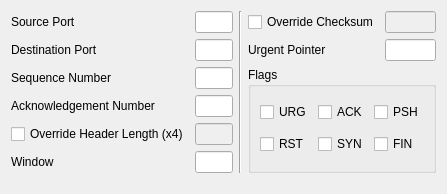
<ui version="4.0" >
 <class>tcp</class>
 <widget class="QWidget" name="tcp" >
  <property name="geometry" >
   <rect>
    <x>0</x>
    <y>0</y>
    <width>447</width>
    <height>194</height>
   </rect>
  </property>
  <property name="windowTitle" >
   <string>Form</string>
  </property>
  <layout class="QGridLayout" >
   <item row="0" column="0" >
    <widget class="QLabel" name="label_28" >
     <property name="text" >
      <string>Source Port</string>
     </property>
    </widget>
   </item>
   <item row="0" column="1" >
    <widget class="QLineEdit" name="leTcpSrcPort" />
   </item>
   <item rowspan="6" row="0" column="2" >
    <widget class="Line" name="line_3" >
     <property name="orientation" >
      <enum>Qt::Vertical</enum>
     </property>
    </widget>
   </item>
   <item row="0" column="3" >
    <widget class="QCheckBox" name="cbTcpCksumOverride" >
     <property name="text" >
      <string>Override Checksum</string>
     </property>
    </widget>
   </item>
   <item row="0" column="4" >
    <widget class="QLineEdit" name="leTcpCksum" >
     <property name="enabled" >
      <bool>false</bool>
     </property>
     <property name="inputMask" >
      <string>>HH HH; </string>
     </property>
    </widget>
   </item>
   <item row="1" column="0" >
    <widget class="QLabel" name="label_32" >
     <property name="text" >
      <string>Destination Port</string>
     </property>
    </widget>
   </item>
   <item row="1" column="1" >
    <widget class="QLineEdit" name="leTcpDstPort" />
   </item>
   <item row="1" column="3" >
    <widget class="QLabel" name="label_37" >
     <property name="text" >
      <string>Urgent Pointer</string>
     </property>
    </widget>
   </item>
   <item row="1" column="4" >
    <widget class="QLineEdit" name="leTcpUrgentPointer" />
   </item>
   <item row="2" column="0" >
    <widget class="QLabel" name="label_33" >
     <property name="text" >
      <string>Sequence Number</string>
     </property>
    </widget>
   </item>
   <item row="2" column="1" >
    <widget class="QLineEdit" name="leTcpSeqNum" />
   </item>
   <item rowspan="4" row="2" column="3" colspan="2" >
    <widget class="QGroupBox" name="groupBox_10" >
     <property name="title" >
      <string>Flags</string>
     </property>
     <layout class="QGridLayout" >
      <item row="0" column="0" >
       <widget class="QCheckBox" name="cbTcpFlagsUrg" >
        <property name="text" >
         <string>URG</string>
        </property>
       </widget>
      </item>
      <item row="0" column="1" >
       <widget class="QCheckBox" name="cbTcpFlagsAck" >
        <property name="text" >
         <string>ACK</string>
        </property>
       </widget>
      </item>
      <item row="0" column="2" >
       <widget class="QCheckBox" name="cbTcpFlagsPsh" >
        <property name="text" >
         <string>PSH</string>
        </property>
       </widget>
      </item>
      <item row="1" column="0" >
       <widget class="QCheckBox" name="cbTcpFlagsRst" >
        <property name="text" >
         <string>RST</string>
        </property>
       </widget>
      </item>
      <item row="1" column="1" >
       <widget class="QCheckBox" name="cbTcpFlagsSyn" >
        <property name="text" >
         <string>SYN</string>
        </property>
       </widget>
      </item>
      <item row="1" column="2" >
       <widget class="QCheckBox" name="cbTcpFlagsFin" >
        <property name="text" >
         <string>FIN</string>
        </property>
       </widget>
      </item>
     </layout>
    </widget>
   </item>
   <item rowspan="2" row="2" column="5" >
    <spacer>
     <property name="orientation" >
      <enum>Qt::Horizontal</enum>
     </property>
     <property name="sizeHint" >
      <size>
       <width>21</width>
       <height>20</height>
      </size>
     </property>
    </spacer>
   </item>
   <item row="3" column="0" >
    <widget class="QLabel" name="label_34" >
     <property name="text" >
      <string>Acknowledgement Number</string>
     </property>
    </widget>
   </item>
   <item row="3" column="1" >
    <widget class="QLineEdit" name="leTcpAckNum" />
   </item>
   <item row="4" column="0" >
    <widget class="QCheckBox" name="cbTcpHdrLenOverride" >
     <property name="text" >
      <string>Override Header Length (x4)</string>
     </property>
    </widget>
   </item>
   <item row="4" column="1" >
    <widget class="QLineEdit" name="leTcpHdrLen" >
     <property name="enabled" >
      <bool>false</bool>
     </property>
    </widget>
   </item>
   <item row="5" column="0" >
    <widget class="QLabel" name="label_36" >
     <property name="text" >
      <string>Window</string>
     </property>
    </widget>
   </item>
   <item row="5" column="1" >
    <widget class="QLineEdit" name="leTcpWindow" />
   </item>
   <item row="6" column="2" colspan="2" >
    <spacer>
     <property name="orientation" >
      <enum>Qt::Vertical</enum>
     </property>
     <property name="sizeHint" >
      <size>
       <width>20</width>
       <height>40</height>
      </size>
     </property>
    </spacer>
   </item>
  </layout>
 </widget>
 <resources/>
 <connections>
  <connection>
   <sender>cbTcpHdrLenOverride</sender>
   <signal>toggled(bool)</signal>
   <receiver>leTcpHdrLen</receiver>
   <slot>setEnabled(bool)</slot>
   <hints>
    <hint type="sourcelabel" >
     <x>141</x>
     <y>123</y>
    </hint>
    <hint type="destinationlabel" >
     <x>187</x>
     <y>123</y>
    </hint>
   </hints>
  </connection>
  <connection>
   <sender>cbTcpCksumOverride</sender>
   <signal>toggled(bool)</signal>
   <receiver>leTcpCksum</receiver>
   <slot>setEnabled(bool)</slot>
   <hints>
    <hint type="sourcelabel" >
     <x>316</x>
     <y>14</y>
    </hint>
    <hint type="destinationlabel" >
     <x>384</x>
     <y>17</y>
    </hint>
   </hints>
  </connection>
 </connections>
</ui>
